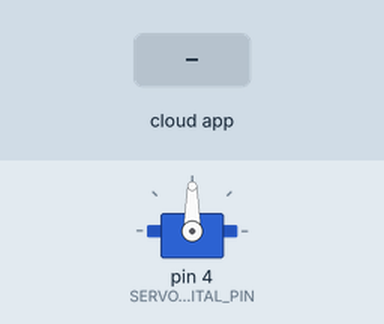
Simulated run of this sketch. Board: Arduino Uno, built with avr-gcc and run on an emulated ATmega328P. On the bench: servo. The inputs (shaded band) are chosen by the test bench.

Above: at 2.7 s.
2.8 s: the phone or cloud app sets 1 to 0
At 3.6 s:
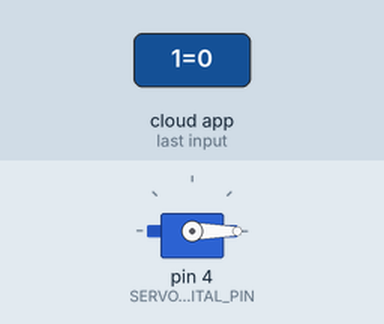
4.3 s: the phone or cloud app sets 1 to 1
At 4.6 s:
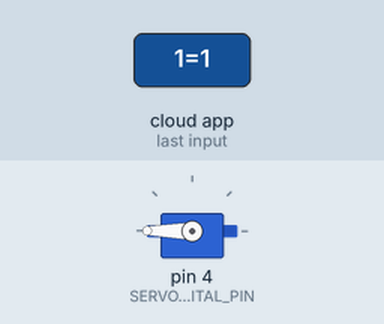
Timing chart, 0 to 7.3 s (numbered marks = the images above; inputs shaded):
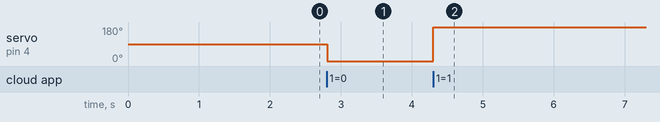

Measured:
- after the input at 2.8 s, servo on pin 4 (SERVO_DIGITAL_PIN): 90° → 0° at once
- after the input at 4.3 s, servo on pin 4 (SERVO_DIGITAL_PIN): 0° → 180° at once

The sketch:

ServoMotor.ino
```cpp
/*
Cayenne Servo Motor Example

This sketch sample file shows how to connect a Servo Motor with Cayenne Library.
For this example we are going to use a slider widget and the servo will move
depending on the slider value.

The Cayenne Library is required to run this sketch. If you have not already done so you can install it from the Arduino IDE Library Manager.

Steps:
1. Install the Servo library from the Arduino Library Manager.
2. In the Cayenne Dashboard add a new Custom Widget, and select Slider.
3. Select a Virtual pin number.
4. Set min value to 0 and max value of 1.
5. Set SERVO_VIRTUAL_PIN to the pin number you selected.
6. Connect the Servo's legs to GND, VCC (5.0), and a Digital pin.
7. Set SERVO_DIGITAL_PIN to the pin number you selected.
8. Set the token variable to match the Arduino token from the Dashboard.
9. Compile and upload this sketch.
10. Once the Arduino connects to the Dashboard you can use the slider to change servo position.
*/

#define CAYENNE_PRINT Serial  // Comment this out to disable prints and save space

// If you're not using the Ethernet W5100 shield, change this to match your connection type. See Communications examples.
#include <CayenneEthernet.h>

#define SERVO_VIRTUAL_PIN 1
#define SERVO_DIGITAL_PIN 4

// servo util lib
#include <Servo.h>
Servo s1;

// a flag to keep track of servos last position
double lastPosition = 0;

// Cayenne authentication token. This should be obtained from the Cayenne Dashboard.
char token[] = "AuthenticationToken";

void setup()
{
  Serial.begin(9600);
  Cayenne.begin(token);

  s1.attach(SERVO_DIGITAL_PIN);
}

CAYENNE_IN(SERVO_VIRTUAL_PIN)
{
  // get value sent from dashboard
  double currentValue = getValue.asDouble();
  int position = currentValue * 200;
  // actually move the servo to the specified position
  s1.write(position);

  //update last position
  lastPosition = currentValue;
}

void loop()
{
  Cayenne.run();
}
```
